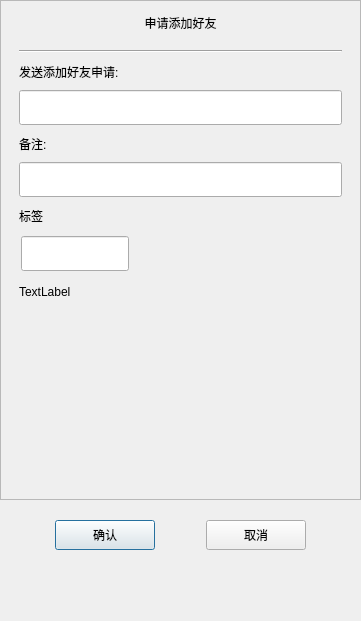
<?xml version="1.0" encoding="UTF-8"?>
<ui version="4.0">
 <class>ApplyFriend</class>
 <widget class="QDialog" name="ApplyFriend">
  <property name="geometry">
   <rect>
    <x>0</x>
    <y>0</y>
    <width>361</width>
    <height>621</height>
   </rect>
  </property>
  <property name="minimumSize">
   <size>
    <width>361</width>
    <height>621</height>
   </size>
  </property>
  <property name="maximumSize">
   <size>
    <width>361</width>
    <height>621</height>
   </size>
  </property>
  <property name="windowTitle">
   <string>Dialog</string>
  </property>
  <layout class="QVBoxLayout" name="verticalLayout">
   <property name="spacing">
    <number>0</number>
   </property>
   <property name="leftMargin">
    <number>0</number>
   </property>
   <property name="topMargin">
    <number>0</number>
   </property>
   <property name="rightMargin">
    <number>0</number>
   </property>
   <property name="bottomMargin">
    <number>0</number>
   </property>
   <item>
    <widget class="QScrollArea" name="scrollArea">
     <property name="minimumSize">
      <size>
       <width>0</width>
       <height>500</height>
      </size>
     </property>
     <property name="widgetResizable">
      <bool>true</bool>
     </property>
     <widget class="QWidget" name="scrollcontent">
      <property name="geometry">
       <rect>
        <x>0</x>
        <y>0</y>
        <width>359</width>
        <height>498</height>
       </rect>
      </property>
      <layout class="QVBoxLayout" name="verticalLayout_2">
       <item>
        <widget class="QLabel" name="apply_lb">
         <property name="minimumSize">
          <size>
           <width>0</width>
           <height>25</height>
          </size>
         </property>
         <property name="maximumSize">
          <size>
           <width>16777215</width>
           <height>25</height>
          </size>
         </property>
         <property name="text">
          <string>申请添加好友</string>
         </property>
         <property name="alignment">
          <set>Qt::AlignCenter</set>
         </property>
        </widget>
       </item>
       <item>
        <widget class="QWidget" name="apply_wid" native="true">
         <layout class="QVBoxLayout" name="verticalLayout_3">
          <item>
           <widget class="Line" name="line">
            <property name="orientation">
             <enum>Qt::Horizontal</enum>
            </property>
           </widget>
          </item>
          <item>
           <widget class="QLabel" name="label">
            <property name="minimumSize">
             <size>
              <width>0</width>
              <height>25</height>
             </size>
            </property>
            <property name="maximumSize">
             <size>
              <width>16777215</width>
              <height>25</height>
             </size>
            </property>
            <property name="text">
             <string>发送添加好友申请:</string>
            </property>
           </widget>
          </item>
          <item>
           <widget class="CustomizeEdit" name="back_ed">
            <property name="minimumSize">
             <size>
              <width>0</width>
              <height>35</height>
             </size>
            </property>
            <property name="maximumSize">
             <size>
              <width>16777215</width>
              <height>35</height>
             </size>
            </property>
           </widget>
          </item>
          <item>
           <widget class="QLabel" name="label_2">
            <property name="minimumSize">
             <size>
              <width>0</width>
              <height>25</height>
             </size>
            </property>
            <property name="maximumSize">
             <size>
              <width>16777215</width>
              <height>25</height>
             </size>
            </property>
            <property name="text">
             <string>备注:</string>
            </property>
           </widget>
          </item>
          <item>
           <widget class="CustomizeEdit" name="name_ed">
            <property name="minimumSize">
             <size>
              <width>0</width>
              <height>35</height>
             </size>
            </property>
            <property name="maximumSize">
             <size>
              <width>16777215</width>
              <height>35</height>
             </size>
            </property>
           </widget>
          </item>
          <item>
           <widget class="QLabel" name="label_3">
            <property name="minimumSize">
             <size>
              <width>0</width>
              <height>25</height>
             </size>
            </property>
            <property name="maximumSize">
             <size>
              <width>16777215</width>
              <height>25</height>
             </size>
            </property>
            <property name="text">
             <string>标签</string>
            </property>
           </widget>
          </item>
          <item>
           <widget class="QWidget" name="lb_group_wid" native="true">
            <property name="minimumSize">
             <size>
              <width>0</width>
              <height>50</height>
             </size>
            </property>
            <layout class="QVBoxLayout" name="verticalLayout_4">
             <property name="spacing">
              <number>0</number>
             </property>
             <property name="leftMargin">
              <number>0</number>
             </property>
             <property name="topMargin">
              <number>0</number>
             </property>
             <property name="rightMargin">
              <number>0</number>
             </property>
             <property name="bottomMargin">
              <number>0</number>
             </property>
             <item>
              <widget class="QWidget" name="gridWidget" native="true">
               <property name="minimumSize">
                <size>
                 <width>0</width>
                 <height>40</height>
                </size>
               </property>
               <property name="maximumSize">
                <size>
                 <width>16777215</width>
                 <height>40</height>
                </size>
               </property>
               <widget class="CustomizeEdit" name="lb_ed">
                <property name="geometry">
                 <rect>
                  <x>2</x>
                  <y>2</y>
                  <width>108</width>
                  <height>35</height>
                 </rect>
                </property>
                <property name="maximumSize">
                 <size>
                  <width>16777215</width>
                  <height>35</height>
                 </size>
                </property>
               </widget>
              </widget>
             </item>
             <item>
              <widget class="QWidget" name="input_tip_wid" native="true">
               <property name="minimumSize">
                <size>
                 <width>0</width>
                 <height>35</height>
                </size>
               </property>
               <property name="maximumSize">
                <size>
                 <width>16777215</width>
                 <height>35</height>
                </size>
               </property>
               <layout class="QVBoxLayout" name="verticalLayout_5">
                <property name="spacing">
                 <number>0</number>
                </property>
                <property name="leftMargin">
                 <number>0</number>
                </property>
                <property name="topMargin">
                 <number>0</number>
                </property>
                <property name="rightMargin">
                 <number>0</number>
                </property>
                <property name="bottomMargin">
                 <number>0</number>
                </property>
                <item>
                 <widget class="ClickedOnceLabel" name="tip_lb">
                  <property name="text">
                   <string>TextLabel</string>
                  </property>
                 </widget>
                </item>
               </layout>
              </widget>
             </item>
            </layout>
           </widget>
          </item>
         </layout>
        </widget>
       </item>
       <item>
        <widget class="QWidget" name="widget_2" native="true">
         <property name="minimumSize">
          <size>
           <width>0</width>
           <height>60</height>
          </size>
         </property>
         <layout class="QHBoxLayout" name="horizontalLayout_2">
          <property name="leftMargin">
           <number>0</number>
          </property>
          <property name="topMargin">
           <number>0</number>
          </property>
          <property name="rightMargin">
           <number>0</number>
          </property>
          <property name="bottomMargin">
           <number>0</number>
          </property>
          <item>
           <widget class="QWidget" name="lb_list" native="true">
            <property name="minimumSize">
             <size>
              <width>287</width>
              <height>50</height>
             </size>
            </property>
            <property name="maximumSize">
             <size>
              <width>287</width>
              <height>16777215</height>
             </size>
            </property>
           </widget>
          </item>
          <item>
           <widget class="QWidget" name="more_lb_wid" native="true">
            <property name="minimumSize">
             <size>
              <width>30</width>
              <height>0</height>
             </size>
            </property>
            <property name="maximumSize">
             <size>
              <width>30</width>
              <height>16777215</height>
             </size>
            </property>
            <layout class="QVBoxLayout" name="verticalLayout_6">
             <item>
              <spacer name="verticalSpacer_3">
               <property name="orientation">
                <enum>Qt::Vertical</enum>
               </property>
               <property name="sizeHint" stdset="0">
                <size>
                 <width>20</width>
                 <height>40</height>
                </size>
               </property>
              </spacer>
             </item>
             <item>
              <widget class="ClickedOnceLabel" name="more_lb">
               <property name="minimumSize">
                <size>
                 <width>25</width>
                 <height>25</height>
                </size>
               </property>
               <property name="maximumSize">
                <size>
                 <width>25</width>
                 <height>25</height>
                </size>
               </property>
               <property name="text">
                <string/>
               </property>
              </widget>
             </item>
             <item>
              <spacer name="verticalSpacer_4">
               <property name="orientation">
                <enum>Qt::Vertical</enum>
               </property>
               <property name="sizeHint" stdset="0">
                <size>
                 <width>20</width>
                 <height>40</height>
                </size>
               </property>
              </spacer>
             </item>
            </layout>
           </widget>
          </item>
         </layout>
        </widget>
       </item>
      </layout>
     </widget>
    </widget>
   </item>
   <item>
    <spacer name="verticalSpacer_2">
     <property name="orientation">
      <enum>Qt::Vertical</enum>
     </property>
     <property name="sizeType">
      <enum>QSizePolicy::Fixed</enum>
     </property>
     <property name="sizeHint" stdset="0">
      <size>
       <width>20</width>
       <height>10</height>
      </size>
     </property>
    </spacer>
   </item>
   <item>
    <widget class="QWidget" name="apply_sure_wid" native="true">
     <property name="minimumSize">
      <size>
       <width>0</width>
       <height>50</height>
      </size>
     </property>
     <layout class="QHBoxLayout" name="horizontalLayout">
      <item>
       <spacer name="horizontalSpacer">
        <property name="orientation">
         <enum>Qt::Horizontal</enum>
        </property>
        <property name="sizeHint" stdset="0">
         <size>
          <width>40</width>
          <height>20</height>
         </size>
        </property>
       </spacer>
      </item>
      <item>
       <widget class="ClickedBtn" name="sure_btn">
        <property name="minimumSize">
         <size>
          <width>100</width>
          <height>30</height>
         </size>
        </property>
        <property name="maximumSize">
         <size>
          <width>100</width>
          <height>30</height>
         </size>
        </property>
        <property name="text">
         <string>确认</string>
        </property>
       </widget>
      </item>
      <item>
       <spacer name="horizontalSpacer_2">
        <property name="orientation">
         <enum>Qt::Horizontal</enum>
        </property>
        <property name="sizeHint" stdset="0">
         <size>
          <width>40</width>
          <height>20</height>
         </size>
        </property>
       </spacer>
      </item>
      <item>
       <widget class="ClickedBtn" name="cancel_btn">
        <property name="minimumSize">
         <size>
          <width>100</width>
          <height>30</height>
         </size>
        </property>
        <property name="maximumSize">
         <size>
          <width>100</width>
          <height>30</height>
         </size>
        </property>
        <property name="text">
         <string>取消</string>
        </property>
       </widget>
      </item>
      <item>
       <spacer name="horizontalSpacer_3">
        <property name="orientation">
         <enum>Qt::Horizontal</enum>
        </property>
        <property name="sizeHint" stdset="0">
         <size>
          <width>40</width>
          <height>20</height>
         </size>
        </property>
       </spacer>
      </item>
     </layout>
    </widget>
   </item>
   <item>
    <spacer name="verticalSpacer">
     <property name="orientation">
      <enum>Qt::Vertical</enum>
     </property>
     <property name="sizeHint" stdset="0">
      <size>
       <width>20</width>
       <height>40</height>
      </size>
     </property>
    </spacer>
   </item>
  </layout>
 </widget>
 <customwidgets>
  <customwidget>
   <class>CustomizeEdit</class>
   <extends>QLineEdit</extends>
   <header location="global">customizeedit.h</header>
  </customwidget>
  <customwidget>
   <class>ClickedBtn</class>
   <extends>QPushButton</extends>
   <header location="global">clickedbtn.h</header>
  </customwidget>
  <customwidget>
   <class>ClickedOnceLabel</class>
   <extends>QLabel</extends>
   <header location="global">clickedoncelabel.h</header>
  </customwidget>
 </customwidgets>
 <resources/>
 <connections/>
</ui>
